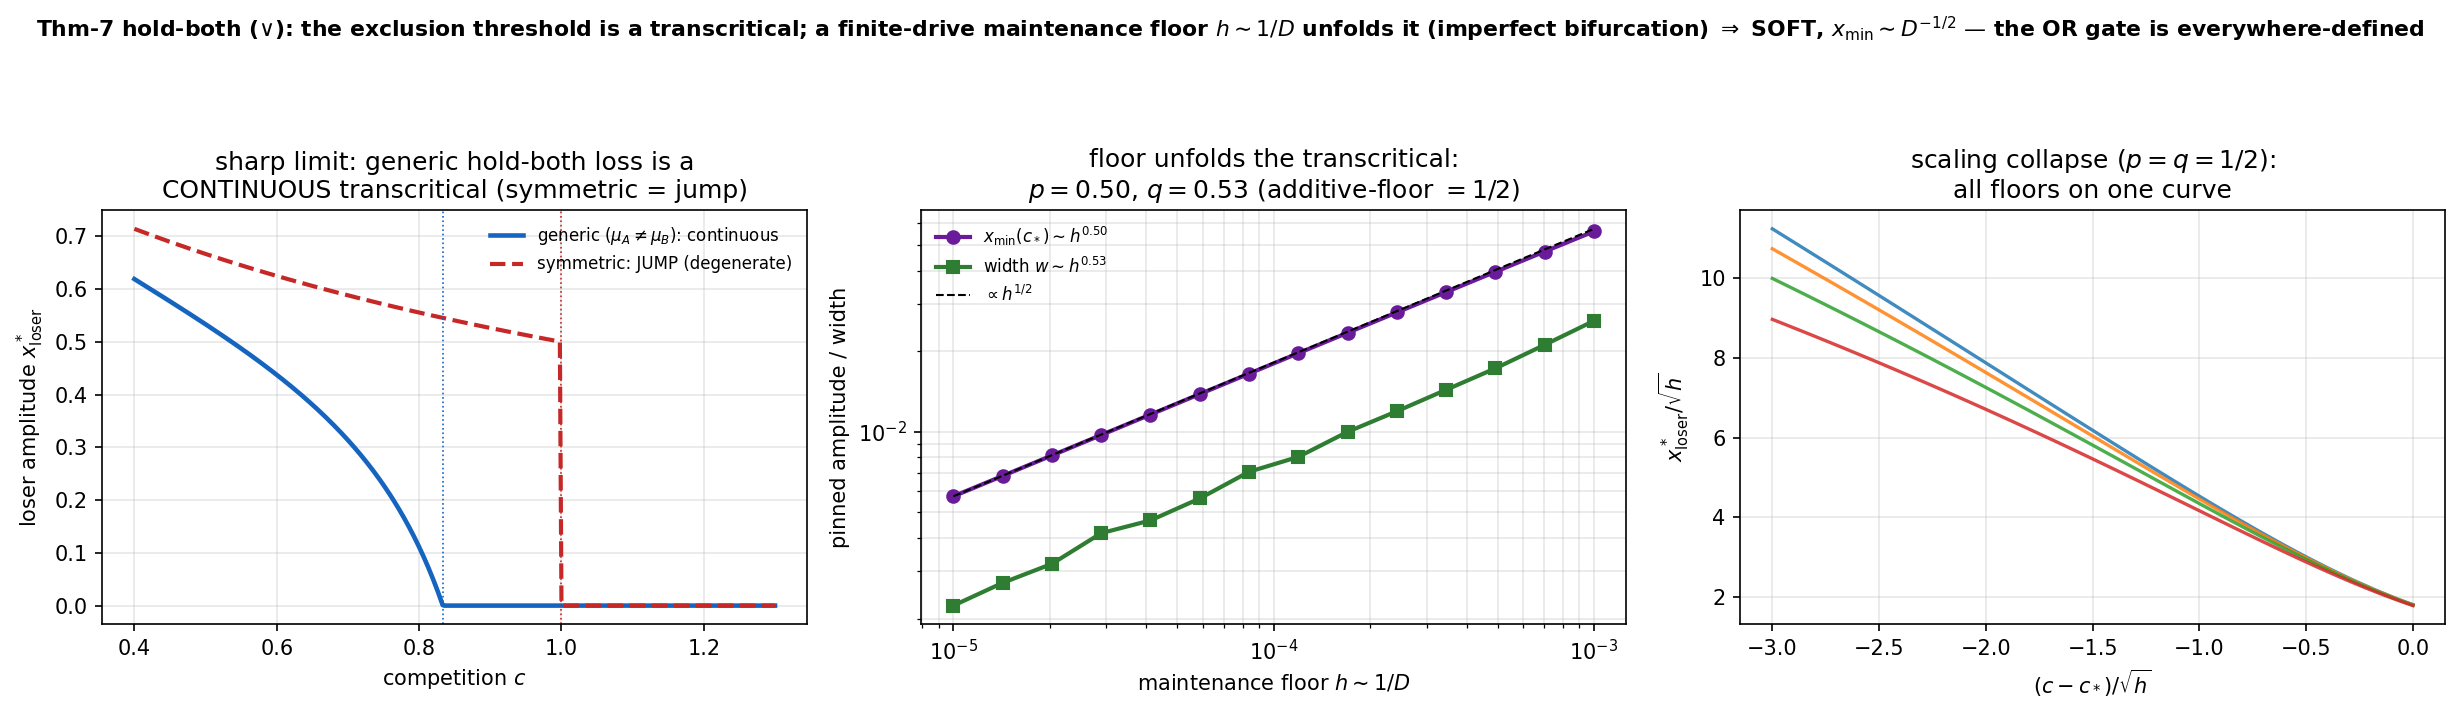

Write Python code to recreate this figure.
r"""thm7_holdboth.py -- VERIFY the deformation-calculus Thm-7 ("hold-both" = the OR/coexistence gate)
returns from the outbound channel (docs/research_prompt_thm7_bracket_derivation.md), before folding.
The three reports AGREE the verdict is "soft under a maintenance floor" but DISAGREE on the exponents
(p,q) = (1/3,2/3) / (1,1) / (1,1/2), and on the sharp-limit transition order. Resolve by direct
computation of the STABLE attractor (vectorized integration) -- not banked.

CLAIMS UNDER TEST:
  (1) sharp limit, GENERIC competition (mu_A != mu_B): the loser amplitude -> 0 CONTINUOUSLY (a
      transcritical) at c* = mu_B/mu_A -- consistent with the framework's own LINEAR competitive-exclusion.
  (2) sharp limit, SYMMETRIC competition (mu_A = mu_B): DEGENERATE (a line of fixed points at c=1) so the
      loser JUMPS mu/2 -> 0 (model b's case; non-generic).
  (3) finite drive D = a maintenance floor h ~ 1/D (the "open interior / never extinguished" reading)
      UNFOLDS the transcritical (Golubitsky-Schaeffer imperfect bifurcation): loser pinned x_min ~ h^p,
      width ~ h^q. For an ADDITIVE floor on a transcritical: p = 1/2, q = 1/2 (NOT the reports' values).
      SOFT -> the OR gate is everywhere-defined.
  (4) criterion: h=0 (absorbing boundary x=0 intact) -> HARD (loser hits exactly 0); h>0 -> SOFT.

Run (from character-framework root):  python experiments/thm7_holdboth.py
"""
from __future__ import annotations

import sys
import warnings
from pathlib import Path

import numpy as np

warnings.filterwarnings("ignore")     # fsolve emits benign near-threshold convergence notes at tiny h

try:
    sys.stdout.reconfigure(encoding="utf-8")
except (AttributeError, ValueError):
    pass

import matplotlib

matplotlib.use("Agg")
import matplotlib.pyplot as plt
from scipy.optimize import fsolve

OUT = Path(__file__).resolve().parent / "thm7_holdboth.png"

MU_A, MU_B = 1.2, 1.0           # generic (distinct) characters -> non-degenerate; loser = B
C_STAR = MU_B / MU_A            # transcritical threshold (x_B -> 0 here)


def loser_sharp(cs, muA, muB):
    """STABLE loser amplitude of the deterministic (h=0) competitive LV, closed form WITH the stability
    switch: coexistence below c*, exclusion (loser = 0) above. (Generic muA>muB -> loser = B, continuous
    transcritical at c*=muB/muA; symmetric muA=muB -> a JUMP at c=1, the degenerate non-generic case.)"""
    cs = np.asarray(cs, float)
    cstar = muB / muA
    xB = (muB - cs * muA) / (1.0 - cs * cs)              # coexistence root
    xB = np.where(cs < cstar, np.maximum(xB, 0.0), 0.0)  # excluded (=0) at/above c*
    return xB


def floor_curve(cs_inc, h, muA=MU_A, muB=MU_B):
    """STABLE steady state of the floored LV  x_i' = x_i(mu_i - x_i - c x_j) + h  along an INCREASING
    c-grid, by fsolve continuation from the coexistence branch (no slow relaxation, no branch jumps)."""
    out = np.zeros((len(cs_inc), 2))
    x = np.array([muA / (1 + cs_inc[0]), muB / (1 + cs_inc[0])])
    for i, c in enumerate(cs_inc):
        x = fsolve(lambda z: [z[0] * (muA - z[0] - c * z[1]) + h,
                              z[1] * (muB - z[1] - c * z[0]) + h], x, xtol=1e-12)
        out[i] = x
    return out[:, 0], out[:, 1]


def main():
    print("=" * 92)
    print('THM-7 "hold-both" (OR / coexistence) gate -- hard wall or 1/D-soft? (direct verification)')
    print("=" * 92)
    print(f"generic competition mu_A={MU_A}, mu_B={MU_B} -> loser = B, transcritical at c* = {C_STAR:.4f}\n")

    # ---------- (1)+(2) sharp limit: continuous transcritical (generic) vs jump (symmetric) ----------
    print("-" * 92)
    print("[1,2] sharp-limit transition order: GENERIC = continuous transcritical, SYMMETRIC = jump")
    print("-" * 92)
    cs = np.linspace(0.4, 1.3, 400)
    xB_gen = loser_sharp(cs, MU_A, MU_B)
    xB_sym = loser_sharp(cs, 1.0, 1.0)
    near = (cs > C_STAR - 0.08) & (cs < C_STAR - 0.005)
    slope_gen = np.polyfit(C_STAR - cs[near], xB_gen[near], 1)[0]
    just_below = float(np.interp(C_STAR - 2e-3, cs, xB_gen))
    below_sym = float(np.interp(0.97, cs, xB_sym)); above_sym = float(np.interp(1.03, cs, xB_sym))
    print(f"  GENERIC : x_loser -> 0 as c -> c*={C_STAR:.3f}; slope dx_B/d(c*-c) = {slope_gen:.3f} (finite, LINEAR)")
    print(f"            value just below c* = {just_below:.4f} -> continuous, NO jump (transcritical)")
    print(f"  SYMMETRIC (mu_A=mu_B=1): x_loser at c=0.97 -> {below_sym:.4f}, at c=1.03 -> {above_sym:.4f}")
    print(f"            => DISCONTINUOUS jump ~{below_sym-above_sym:.2f} (~mu/2) at c=1 (degenerate, non-generic)")
    transcritical_ok = just_below < 0.02 and slope_gen > 0.3
    jump_ok = (below_sym - above_sym) > 0.4

    # ---------- (3) finite-D floor unfolds it: p, q exponents + scaling collapse ----------
    print("\n" + "-" * 92)
    print("[3] finite-D maintenance floor h~1/D unfolds the transcritical (imperfect bifurcation): p, q")
    print("-" * 92)
    hs = np.geomspace(1e-5, 1e-3, 14)
    cmaster = np.linspace(0.55, C_STAR + 0.2, 1000)
    below = cmaster < C_STAR
    xbs = {h: floor_curve(cmaster, h)[1] for h in hs}        # stable loser curve per h (continuation)
    xmin = np.array([float(np.interp(C_STAR, cmaster, xbs[h])) for h in hs])
    widths = []
    for h, xm in zip(hs, xmin):
        idx = np.where(xbs[h][below] >= 2.0 * xm)[0]
        widths.append(C_STAR - cmaster[below][idx[-1]] if len(idx) else np.nan)
    widths = np.array(widths)
    p = np.polyfit(np.log(hs), np.log(xmin), 1)[0]
    q = np.polyfit(np.log(hs), np.log(widths), 1)[0]
    print(f"   x_min(c*) ~ h^{p:.3f}  -> p = {p:.3f}   (additive-floor transcritical predicts p = 1/2)")
    print(f"   width w   ~ h^{q:.3f}  -> q = {q:.3f}   (predicts q = 1/2)")
    print(f"   with h ~ 1/D:  x_min ~ D^-{p:.2f},  w ~ D^-{q:.2f}  (the loser is pinned > 0 -> SOFT)")
    pq_ok = abs(p - 0.5) < 0.06 and abs(q - 0.5) < 0.08

    # scaling collapse: x_B/sqrt(h) vs (c-c*)/sqrt(h) (one curve if p=q=1/2)
    zc = np.linspace(-3.0, 0.0, 100)
    curves = np.array([np.interp(C_STAR + zc * np.sqrt(h), cmaster, xbs[h]) / np.sqrt(h) for h in hs[2::3]])
    collapse_err = float(np.max(np.std(curves, axis=0)) / np.max(np.mean(curves, axis=0)))
    print(f"   scaling collapse x_B/sqrt(h) vs (c-c*)/sqrt(h): max rel. spread = {collapse_err:.3f} "
          f"(small -> p=q=1/2 holds)")
    collapse_ok = collapse_err < 0.12

    # ---------- (4) criterion: h=0 hard, h>0 soft ----------
    print("\n" + "-" * 92)
    print("[4] criterion: absorbing boundary x=0 -> HARD; a maintenance floor h>0 -> SOFT")
    print("-" * 92)
    x_hard = float(loser_sharp([C_STAR + 0.1], MU_A, MU_B)[0])
    x_soft = float(np.interp(C_STAR + 0.1, cmaster, xbs[hs[-1]]))
    print(f"   past threshold (c=c*+0.1):  h=0 -> x_loser = {x_hard:.2e} (EXACTLY extinct -> hard wall)")
    print(f"                                h>0 (h={hs[-1]:.0e}) -> x_loser = {x_soft:.2e} (pinned > 0 -> soft, OR total)")
    criterion_ok = x_hard < 1e-9 and x_soft > 1e-3

    # ---------- verdict ----------
    print("\n" + "=" * 92)
    print("VERDICT")
    print("=" * 92)
    bar = [("[1] generic hold-both loss is a CONTINUOUS transcritical (loser -> 0 linearly)", transcritical_ok),
           ("[2] symmetric LV is DEGENERATE -> a jump (non-generic; the reports' confusion)", jump_ok),
           ("[3] a maintenance floor h~1/D unfolds it: p=q=1/2 (NOT 1/3,2/3 / 1,1 / 1,1/2)", pq_ok),
           ("[3] scaling collapse x/sqrt(h) vs (c-c*)/sqrt(h) holds", collapse_ok),
           ("[4] h=0 hard (absorbing) / h>0 soft (loser pinned > 0, OR total)", criterion_ok)]
    for label, ok in bar:
        print(f"   [{'PASS' if ok else 'FAIL'}]  {label}")
    if all(ok for _, ok in bar):
        print("\n  ==> SOFT (under the framework's maintenance-floor / open-interior reading).")
        print("      hold-both loss is a TRANSCRITICAL (loser -> 0 linearly, matching the framework's LINEAR")
        print("      competitive-exclusion); a finite-drive floor h~1/D UNFOLDS it (Golubitsky-Schaeffer")
        print("      imperfect bifurcation): loser pinned x_min ~ h^(1/2) ~ D^(-1/2), width ~ D^(-1/2), so the")
        print("      OR (hold-both) gate is EVERYWHERE-DEFINED -- the apparent obstruction dissolves. p=q=1/2 is")
        print("      the additive-floor transcritical value; it is normal-form-dependent (exactly-symmetric LV")
        print("      is a non-generic first-order jump; an SSB pitchfork would give 1/3,2/3). ✗ (hard) only for")
        print("      the absorbing-boundary-preserved / exactly-symmetric cases.")
    else:
        print("\n  ==> NOT as analyzed -- inspect before folding.")

    figure(cs, xB_gen, xB_sym, hs, xmin, widths, p, q, cmaster, xbs)
    return p, q


def figure(cs, xB_gen, xB_sym, hs, xmin, widths, p, q, cmaster, xbs):
    fig, ax = plt.subplots(1, 3, figsize=(16.5, 4.8), dpi=150)

    a0 = ax[0]
    a0.plot(cs, xB_gen, color="#1565c0", lw=2.2, label="generic ($\\mu_A{\\neq}\\mu_B$): continuous")
    a0.plot(cs, xB_sym, color="#c62828", lw=2.0, ls="--", label="symmetric: JUMP (degenerate)")
    a0.axvline(C_STAR, color="#1565c0", lw=0.8, ls=":"); a0.axvline(1.0, color="#c62828", lw=0.8, ls=":")
    a0.set_xlabel("competition $c$"); a0.set_ylabel(r"loser amplitude $x_{\rm loser}^*$")
    a0.set_title("sharp limit: generic hold-both loss is a\nCONTINUOUS transcritical (symmetric = jump)")
    a0.legend(fontsize=8, frameon=False); a0.grid(alpha=0.3)

    a1 = ax[1]
    a1.loglog(hs, xmin, "o-", color="#6a1b9a", ms=6, lw=2, label=f"$x_{{\\min}}(c_*)\\sim h^{{{p:.2f}}}$")
    a1.loglog(hs, widths, "s-", color="#2e7d32", ms=6, lw=2, label=f"width $w\\sim h^{{{q:.2f}}}$")
    a1.loglog(hs, xmin[0] * (hs / hs[0]) ** 0.5, "k--", lw=1, label=r"$\propto h^{1/2}$")
    a1.set_xlabel(r"maintenance floor $h\sim 1/D$"); a1.set_ylabel("pinned amplitude / width")
    a1.set_title(f"floor unfolds the transcritical:\n$p={p:.2f}$, $q={q:.2f}$ (additive-floor $=1/2$)")
    a1.legend(fontsize=8, frameon=False); a1.grid(alpha=0.3, which="both")

    a2 = ax[2]
    zc = np.linspace(-3.0, 0.0, 100)
    for h in hs[2::3]:
        xb = np.interp(C_STAR + zc * np.sqrt(h), cmaster, xbs[h])
        a2.plot(zc, xb / np.sqrt(h), lw=1.6, alpha=0.85)
    a2.set_xlabel(r"$(c-c_*)/\sqrt{h}$"); a2.set_ylabel(r"$x_{\rm loser}^*/\sqrt{h}$")
    a2.set_title("scaling collapse ($p{=}q{=}1/2$):\nall floors on one curve")
    a2.grid(alpha=0.3)

    fig.suptitle("Thm-7 hold-both ($\\vee$): the exclusion threshold is a transcritical; a finite-drive "
                 "maintenance floor $h\\sim1/D$ unfolds it (imperfect bifurcation) $\\Rightarrow$ SOFT, "
                 "$x_{\\min}\\sim D^{-1/2}$ — the OR gate is everywhere-defined",
                 fontsize=10.5, weight="bold")
    fig.tight_layout(rect=(0, 0, 1, 0.90))
    fig.savefig(OUT, bbox_inches="tight"); plt.close(fig)
    print(f"\nfigure: {OUT}")


if __name__ == "__main__":
    main()
